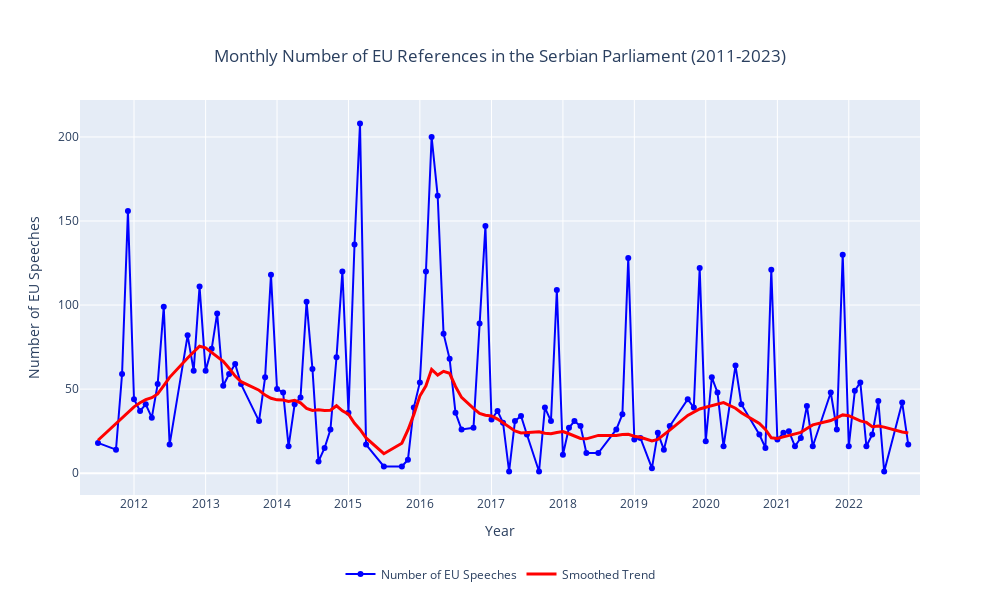

Write notebook code for a chart like this one.
### Code cell
import pandas as pd
import plotly.graph_objects as go
from statsmodels.nonparametric.smoothers_lowess import lowess


# Convert the Date column to datetime format
tr_minutes['Date'] = pd.to_datetime(tr_minutes['Date'])

# Create a MonthYear column for grouping
tr_minutes['MonthYear'] = tr_minutes['Date'].dt.to_period('M')

# Count the number of EU-specific speeches per month
eu_speech_count = tr_minutes.groupby(['MonthYear']).size().reset_index(name='EU Speech Count')

# Convert MonthYear back to datetime for plotting
eu_speech_count['MonthYear'] = eu_speech_count['MonthYear'].dt.to_timestamp()

# Create a new figure for the number of EU-specific speeches
fig4 = go.Figure()

# Add trace for the number of EU-specific speeches
fig4.add_trace(go.Scatter(x=eu_speech_count['MonthYear'], y=eu_speech_count['EU Speech Count'], 
                          mode='lines+markers', name='Number of EU Speeches',
                          line=dict(color='blue'), 
                          marker=dict(size=6, color='blue')))

# Apply LOWESS smoothing
lowess_smoothed = lowess(eu_speech_count['EU Speech Count'], eu_speech_count['MonthYear'].map(pd.Timestamp.toordinal), frac=0.1)
lowess_x = pd.to_datetime([pd.Timestamp.fromordinal(int(d)) for d in lowess_smoothed[:, 0]])
lowess_y = lowess_smoothed[:, 1]

# Add trace for smoothed trend
fig4.add_trace(go.Scatter(x=lowess_x, y=lowess_y, 
                          mode='lines', name='Smoothed Trend',
                          line=dict(color='red', width=3)))

# Define x-axis range and ticks more robustly
xaxis_range = [pd.to_datetime('2011-03-31'), pd.to_datetime('2022-12-31')]
xaxis_ticks = [pd.to_datetime(f'{year}-01-01') for year in range(2011, 2024)]

# Update layout for fig4
fig4.update_layout(
    title={
        'text': 'Monthly Number of EU References in the Serbian Parliament (2011-2023)', 
        'x': 0.5, 
        'xanchor': 'center', 
        'yanchor': 'top'
    }, 
    xaxis=dict(
        title='Year',
        range=xaxis_range,
        tickmode='array',
        tickvals=xaxis_ticks,
        ticktext=[str(year) for year in range(2011, 2024)]
    ),
    yaxis_title='Number of EU Speeches',
    showlegend=True,
    legend=dict(
        x=0.5,  
        y=-0.2,  
        xanchor='center', 
        yanchor='middle', 
        orientation='h'  
    ),
    height=600, width=1000
)

fig4.update_xaxes(nticks=20)

fig4.show()
